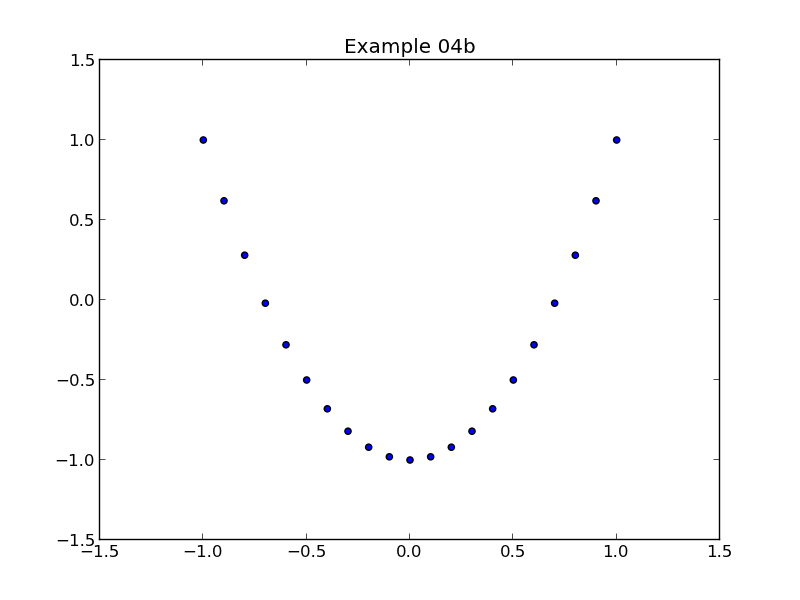

The script that saved this image:
import matplotlib.pyplot as pyplot

# Get some data to plot
import plotdata
x = plotdata.data04x
y = plotdata.data04yb

# Plot y against x
pyplot.scatter(x, y)

# Set a title
pyplot.title('Example 04b')

pyplot.savefig('example04b.png')
